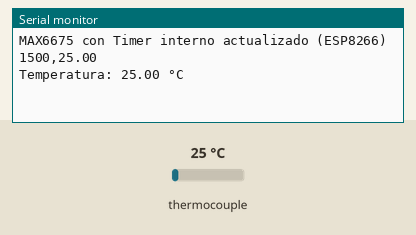
This program was run on a simulated ESP8266 (NodeMCU). On the bench: the last lines printed to the serial monitor. Inputs (shaded band) come from the test bench; at power-on: thermocouple 25 °C.

Above: at 1.7 s.
1.8 s: thermocouple set to 6 °C
At 3.1 s:
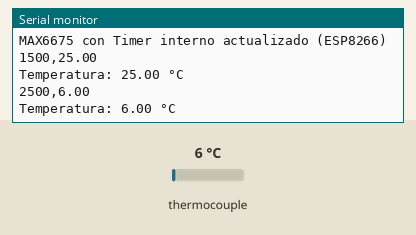
3.3 s: thermocouple set to 75 °C
At 4.3 s:
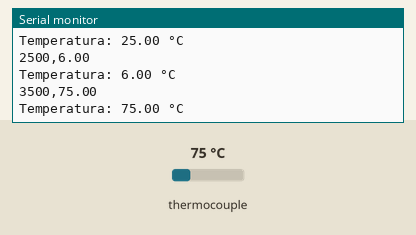
Timing chart, 0 to 6.3 s (numbered marks = the images above; inputs shaded):
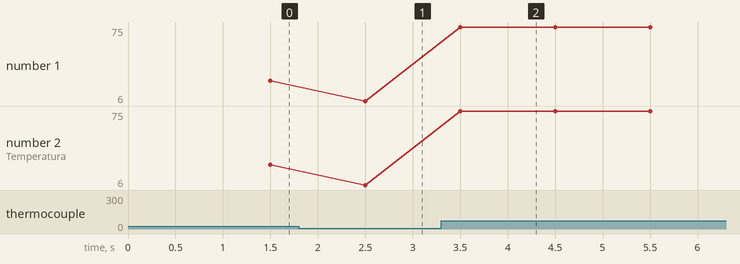

The program:

main.cpp
```cpp
#include <Arduino.h>
#include <SPI.h>
#include <max6675.h>

#define MAX6675_SO   D6
#define MAX6675_CS   D8
#define MAX6675_SCK  D5

MAX6675 thermocouple(MAX6675_SCK, MAX6675_CS, MAX6675_SO);

// Variable global para guardar la temperatura
volatile float temperatura = 0.0;
volatile bool nuevaLectura = false;

ETSTimer miTimer;

// Función que actúa como ISR (disparo interno)
void onTimer(void *pArg) {
  temperatura = thermocouple.readCelsius();

//Grupo hora
  unsigned long ms = millis();
  Serial.printf("%lu,%0.2f\n", ms, temperatura);

  nuevaLectura = true;
}

void setup() {
  Serial.begin(115200);
  delay(500);
  Serial.println("MAX6675 con Timer interno actualizado (ESP8266)");

  // Configurar timer: apuntamos a la función de callback
  os_timer_setfn(&miTimer, onTimer, NULL);

  // Disparo cada 1000 ms, repetitivo
  os_timer_arm(&miTimer, 1000, true); // true → repetitivo
}

void loop() {
  if (nuevaLectura) {
    Serial.print("Temperatura: ");
    Serial.print(temperatura);
    Serial.println(" °C");
    nuevaLectura = false;
  }
}
```

Measured:
- after the input at 1.8 s, the serial monitor: prints a new line after 0.70 s (image 1)
- after the input at 3.3 s, the serial monitor: prints a new line after 0.20 s (image 2)
- plotted number 1: 25 → 6 after the input at 1.8 s, 6 → 75 after the input at 3.3 s
- plotted number 2: 25 → 6 after the input at 1.8 s, 6 → 75 after the input at 3.3 s
